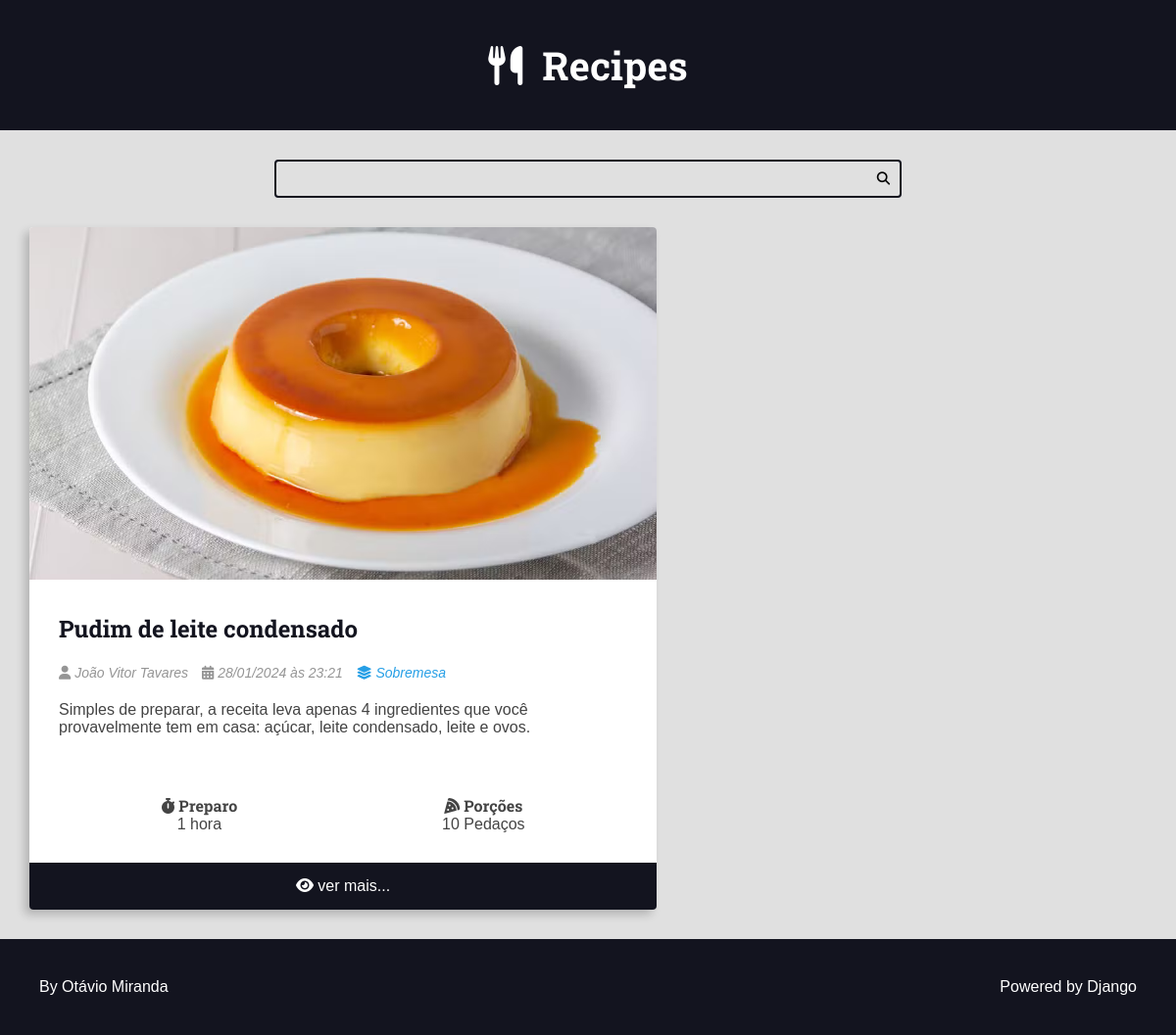
Page /recipes/category/4/ on the committed database.
### recipes/models.py (models this page shows, shortened)
class Recipe(models.Model):
    title = models.CharField(max_length=65)
    description = models.CharField(max_length=165)
    slug = models.SlugField(unique=True)
    preparation_time = models.IntegerField()
    preparation_time_unit = models.CharField(max_length=65)
    servings = models.IntegerField()
    servings_unit = models.CharField(max_length=65)
    preparation_steps = models.TextField()
    preparation_steps_is_html = models.BooleanField(default=False)
    created_at = models.DateTimeField(auto_now_add=True)
    updated_at = models.DateTimeField(auto_now=True)
    is_published = models.BooleanField(default=False)
    cover = models.ImageField(upload_to='recipes/covers/%Y/%m/%d/', blank=True, default='')
    category = models.ForeignKey(Category, on_delete=models.SET_NULL, null=True, blank=True, default=None)
    author = models.ForeignKey(User, on_delete=models.SET_NULL, null=True)

class Category(models.Model):
    name = models.CharField(max_length=65)

### recipes/views.py (the view)
# urls.py: path('recipes/category/<int:category_id>/', views.category, name='category'),
def category(request, category_id):
    recipes = get_list_or_404(Recipe.objects.filter(category__id=category_id, is_published=True).order_by('-id'))
    page_obj, pagination_range = make_pagination(request, recipes, PER_PAGE)
    return render(request, 'recipes/pages/category.html', context={
        'recipes': page_obj,
        'title': f'{recipes[0].category.name} - Category',
        'pagination_range':pagination_range
    })

### utils/pagination.py (called while the page is built)
def make_pagination(request, quary_set, num_obj: int, num_pages=4):
    try:
        current_page = int(request.GET.get('page', 1))
    except ValueError:
        current_page = 1
    paginator = Paginator(quary_set, num_obj)
    page_obj = paginator.get_page(current_page)
    pagination_range = make_pagination_range(
        current_page=current_page,
        num_pages=num_pages,
        page_range=paginator.page_range
    )
    return page_obj, pagination_range

### recipes/templates/recipes/pages/category.html (shortened to what this page needs)
{% extends "global/base.html" %}
{% block content %}
<div class="main-content main-content-list container">
    {% for recipe in recipes %}
    {% include "recipes/partials/recipe.html" %}
    {% endfor %}
</div>
{% endblock content %}

### recipes/templates/recipes/partials/recipe.html (shortened to what this page needs)
<div class="recipe-list-item">
    <div class="recipe recipe-cover">
        {% if is_datail_page is not True %}
        <a href="{% url "recipes:recipe"  recipe.id %}">
            <img src="{{ recipe.cover.url }}" alt="temporario">
        </a>
        {% else %}
            <img src="{{ recipe.cover.url }}" alt="temporario">
        {% endif %}
        <div class="recipe-title-container">
            <h2 class="recipe-title">
                {% if is_datail_page is not True %}
                <a href="{% url "recipes:recipe"  recipe.id %}">
                    {{ recipe.title }}
                </a>
                {% else %}
                    {{ recipe.title }}
                {% endif %}
            </h2>
        </div>
        <div class="recipe-author">
            <span class="recipe-author-item">
                <i class="fas fa-user"></i>
                {% if recipe.author.first_name %}
                    {{recipe.author.first_name}} {{recipe.author.last_name}}
                {% else %}
                    {{recipe.author.username}}
                {% endif %}
            </span>
            <span class="recipe-author-item">
                <i class="fas fa-calendar-alt"></i>
                {{recipe.created_at|date:"d/m/Y"}} às {{recipe.created_at|date:"H:i"}}
            </span>
            {% if recipe.category is not None %}
            <span class="recipe-author-item">
                <a href="{% url "recipes:category" recipe.category.id %}">
                    <i class="fas fa-layer-group"></i>
                    <span>{{recipe.category.name}}</span>
                </a>
            </span>
            {% endif %}
        </div>
        <div class="recipe-content">
            <p>{{recipe.description}}</p>
        </div>
        <div class="recipe-meta-container">
            <div class="recipe-meta recipe-preparation">
                <h3 class="recipe-meta-title"><i class="fas fa-stopwatch"></i> Preparo</h3>
                <div class="recipe-meta-text">
                    {{recipe.preparation_time}} {{recipe.preparation_time_unit}}
                </div>
            </div>
            <div class="recipe-meta recipe-servings">
                <h3 class="recipe-meta-title"><i class="fas fa-pizza-slice"></i> Porções</h3>
                <div class="recipe-meta-text">
                    {{recipe.servings}} {{recipe.servings_unit}}
                </div>
            </div>
        </div>
        {% if is_datail_page is not True %}
        <footer class="recipe-footer">
            <a class="recipe-read-more button button-dark button-full-width" href="{% url "recipes:recipe"  recipe.id %}">
                <i class="fas fa-eye"></i>
                <span>ver mais...</span>
            </a>
        </footer>
        {% endif %}
    </div>
</div>

### recipes/static/recipes/css/styles.css (style rules this page uses)
:root { --color-primary: #269fe6; --color-primary-hover: #2086c2; --color-primary-dark: #13141f; --color-primary-dark-hover: #212336; --color-primary-light: #d4ecfa; --color-primary-light-hover: #bdd8e7; --color-white: #fff; --color-black: #000; --color-dark-text: #444; --color-info-light: #cce5ff; --color-debug-light: #cce5ff; --color-success-light: #d4edda; --color-alert-light: #fff3cd; --color-warning-light: #fff3cd; --color-error-light: #f8d7da; --color-info-dark: #4d86c4; --color-debug-dark: #4d86c4; --color-success-dark: #4a9c5d; --color-alert-dark: #927f40; --color-warning-dark: #927f40; --color-error-dark: #da525d; --color-gray-0: #f9f9f9; --color-gray-1: #e0e0e0; --color-gray-2: #c7c7c7; --color-gray-3: #aeaeae; --color-gray-4: #959595; --color-gray-5: #7d7d7d; --color-gray-6: #646464; --color-gray-7: #4b4b4b; --color-gray-8: #323232; --color-gray-9: #191919; --font-primary: sans-serif; --font-headings: 'Roboto Slab', serif; --spacing-gutter-medium: 3rem; --spacing-gutter-large: 4rem; }
* { padding: 0; margin: 0; box-sizing: border-box; }
html { font-size: 62.5%; }
body { font-size: 1.6rem; font-family: var(--font-primary); background: var(--color-gray-1); color: var(--color-dark-text); }
h1, h2, h3, h4, h5, h6 { font-family: var(--font-headings); }
.container { max-width: 144rem; margin: 0 auto; padding: var(--spacing-gutter-medium); }
.main-content { padding-top: 0; }
.main-content-list { display: grid; grid-template-columns: repeat(auto-fit, minmax(340px, 1fr)); gap: var(--spacing-gutter-large); }
.recipe { background: var(--color-white); box-shadow: -5px 5px 10px rgba(0, 0, 0, 0.2); transform: scale(1); transition: all 300ms ease-in-out; border-radius: 0.4rem; overflow: hidden; }
.recipe img { max-width: 100%; }
.recipe-list-item { max-width: 64rem; height: fit-content; }
.recipe-title-container { padding: var(--spacing-gutter-medium); padding-bottom: 2rem; }
.recipe-title-container a { text-decoration: none; color: var(--color-primary-dark); }
.recipe-author { padding: 0 var(--spacing-gutter-medium); }
.recipe-content { padding: var(--spacing-gutter-medium); padding-top: 2rem; }
.recipe-author-item { color: var(--color-gray-4); margin-right: 1rem; font-style: italic; font-size: 1.4rem; }
.recipe-author a { color: var(--color-primary); transition: all 300ms ease-in-out; text-decoration: none; }
.recipe-meta-container { display: flex; flex-flow: row wrap; padding: var(--spacing-gutter-medium); }
.recipe-meta { display: flex; flex-flow: column nowrap; flex-shrink: 1; flex-grow: 1; text-align: center; }
.recipe-meta-title { font-size: 1.6rem; }
.recipe-footer a { background: var(--color-primary-dark); display: block; color: var(--color-white); text-decoration: none; text-align: center; padding: 1.5rem var(--spacing-gutter-medium); transition: all 300ms ease-in-out; }

### rows in the picture
Recipe: cover (picture), title "Pudim de leite condensado", author.first_name "João Vitor", author.last_name "Tavares", created_at "28/01/2024", created_at "23:21", category.name "Sobremesa", description "Simples de preparar, a receita leva apenas 4 ingredientes que você provavelmente tem em casa: açúcar, leite condensado, leite e ovos.", preparation_time "1", preparation_time_unit "hora", servings "10", servings_unit "Pedaços"
